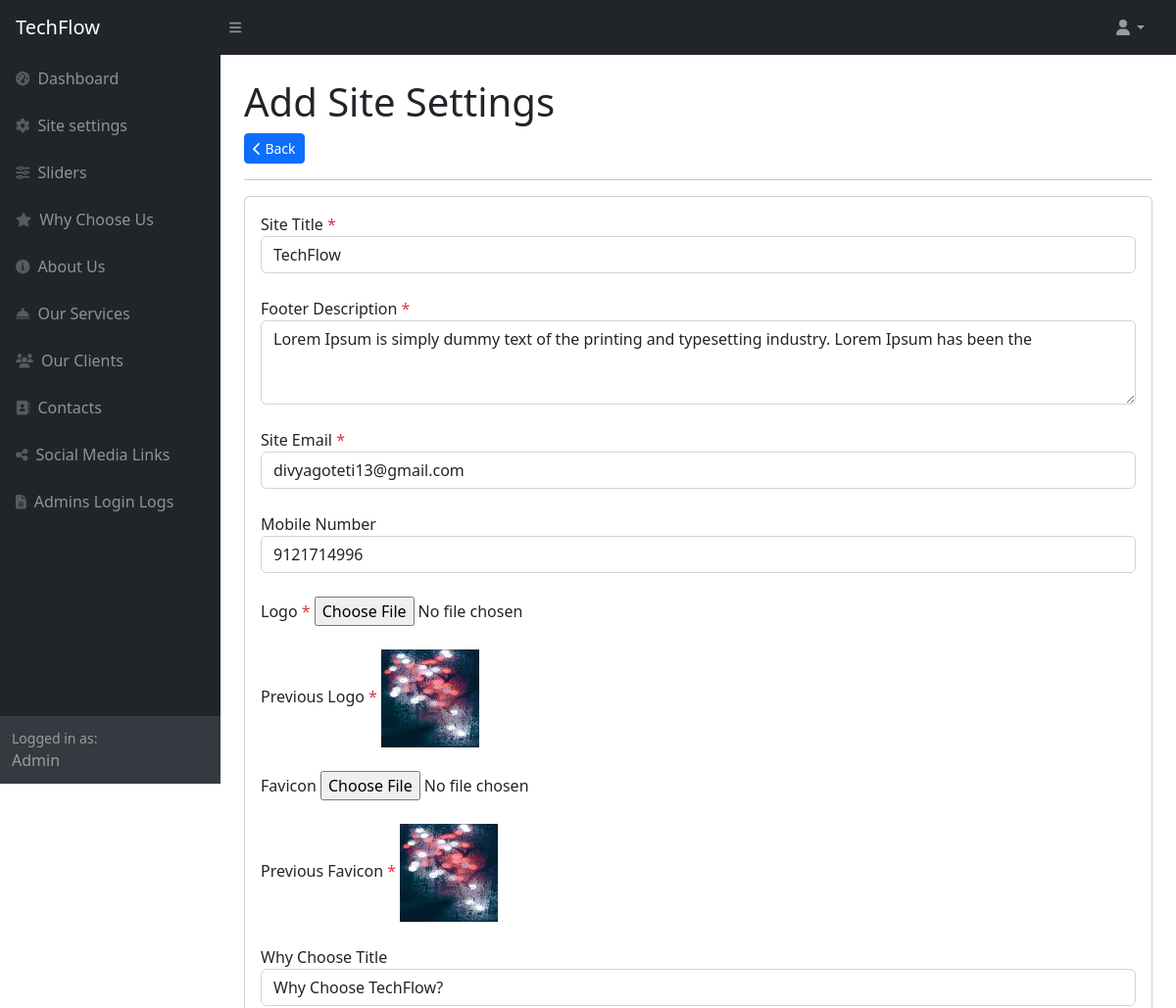
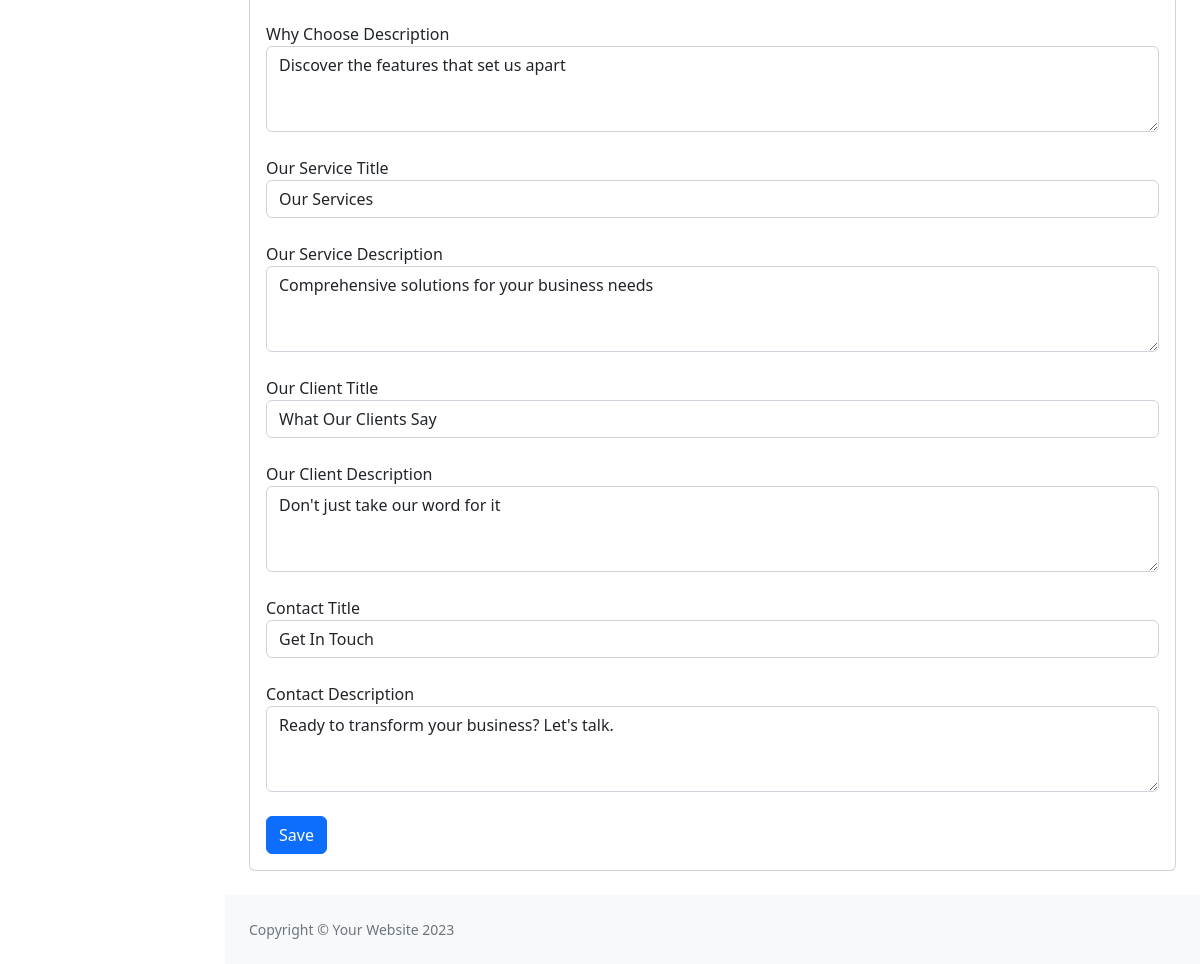
The page /admin/site_settings/add?id=1 on the database its author committed (2 pictures, top to bottom).
### tables this page shows
CREATE TABLE `site_settings` (
  `id` int(11) NOT NULL,
  `site_title` varchar(100) DEFAULT NULL,
  `footer_description` varchar(100) DEFAULT NULL,
  `site_email` varchar(100) DEFAULT NULL,
  `logo` varchar(100) DEFAULT NULL,
  `fav_icon` varchar(100) DEFAULT NULL,
  `phone_number` varchar(100) DEFAULT NULL,
  `why_choose_title` varchar(100) DEFAULT NULL,
  `why_choose_desc` varchar(255) DEFAULT NULL,
  `our_service_title` varchar(100) DEFAULT NULL,
  `our_service_desc` varchar(255) DEFAULT NULL,
  `our_client_title` varchar(100) DEFAULT NULL,
  `our_client_desc` varchar(255) DEFAULT NULL,
  `contact_title` varchar(100) DEFAULT NULL,
  `contact_desc` varchar(255) DEFAULT NULL
);

### application/controllers/admin/Site_settings.php (called while the page is built, shortened)
<?php
class Site_settings extends CI_Controller
{
    public function __construct()
    {
        $this->load->library('form_validation');
        $this->load->model('Admin_model');
        $this->load->helper('form');
    }
    public function add()
    {
        if (!empty($_POST)) {
            $this->form_validation->set_rules('site_title', 'Site Title', 'required|trim');
            $this->form_validation->set_rules('footer_description', 'Footer Description', 'required|trim');
            $this->form_validation->set_rules('site_email', 'Site Email', 'required|trim');
            $this->form_validation->set_rules('phone_number', 'Phone Number', 'required|trim');
            $this->form_validation->set_rules('why_choose_title', 'Why Choose Title', 'required|trim');
            $this->form_validation->set_rules('why_choose_desc', 'Why Choose Description', 'required|trim');
            $this->form_validation->set_rules('our_service_title', 'Our Service Title', 'required|trim');
            $this->form_validation->set_rules('our_service_desc', 'Our Service Description', 'required|trim');
            $this->form_validation->set_rules('our_client_title', 'Our Client Title', 'required|trim');
            $this->form_validation->set_rules('our_client_desc', 'Our Client Description', 'required|trim');
            $this->form_validation->set_rules('contact_title', 'Contact Title', 'required|trim');
            $this->form_validation->set_rules('contact_desc', 'Contact Description', 'required|trim');
            if ($this->form_validation->run() == FALSE) {
                $this->session->set_flashdata("type", "failed");
                $this->session->set_flashdata("msg", "Something went wrong");
                $this->load->view("admin/add_edit_site_settings");
            } else {
                $data = [
                    'site_title' => $this->input->post('site_title'),
                    'footer_description' => $this->input->post('footer_description'),
                    'site_email' => $this->input->post('site_email'),
                    'phone_number' => $this->input->post('phone_number'),
                    'why_choose_title' => $this->input->post('why_choose_title'),
                    'why_choose_desc' => $this->input->post('why_choose_desc'),
                    'our_service_title' => $this->input->post('our_service_title'),
                    'our_service_desc' => $this->input->post('our_service_desc'),
                    'our_client_title' => $this->input->post('our_client_title'),
                    'our_client_desc' => $this->input->post('our_client_desc'),
                    'contact_title' => $this->input->post('contact_title'),
                    'contact_desc' => $this->input->post('contact_desc')
                ];
                $uid = '';
                if ($_POST['uid']) {
                    $uid =  $_POST['uid'];
                    $data_settings = $this->Admin_model->get_data_by_id($uid, 'site_settings');
                }
                if (isset($_FILES['logo']['name']) && !empty($_FILES['logo']['name'])) {
                    $data['logo'] = $this->Admin_model->image_upload('logo');
                } else if (isset($data_settings->logo)) {
                    $data['logo'] = $data_settings->logo;
                }
                if (isset($_FILES['fav_icon']['name']) && !empty($_FILES['fav_icon']['name'])) {
                    $data['fav_icon'] = $this->Admin_model->image_upload('fav_icon');
                } else if ($data_settings->fav_icon) {
                    $data['fav_icon'] = $data_settings->fav_icon;
                }
                $this->Admin_model->add_edit_data($data, 'site_settings', $uid);
                $this->session->set_flashdata("type", "success");
                $this->session->set_flashdata("msg", "Data inserted successfully");
                redirect(base_url('site_settings'));
            }
        } else {
            if (isset($_GET['id'])) {
                $data['settings'] = $this->Admin_model->get_data_by_id($_GET['id'], 'site_settings');
                $this->load->view('admin/add_edit_site_settings', $data);
            } else {
                $this->load->view('admin/add_edit_site_settings');
            }
        }
    }
}

### index.php (called while the page is built, shortened)
<?php
require_once BASEPATH . 'core/CodeIgniter.php';

### application/models/Admin_model.php (called while the page is built, shortened)
<?php
class Admin_model extends CI_Model
{
    public function get_data_by_id($id, $table)
    {
        return $this->db->where('id', $id)->get($table)->row();
    }
}

### application/views/admin/add_edit_site_settings.php (the view, shortened to what this page needs)
<?php
$this->load->view('admin/includes/header');
$this->load->view('admin/includes/sidebar'); ?>
<div id="layoutSidenav_content">
    <main>
        <div class="container-fluid px-4">
            <h1 class="mt-4">Add Site Settings</h1>
            <button class="btn btn-primary btn-sm" onclick="window.history.go(-1)">
                <i class="fa fa-chevron-left" aria-hidden="true"></i> Back
            </button>
            <hr>
            <div class="card mb-4" style="max-width: 1000px; margin: auto;">
                <div class="card-body">
                    <form action="<?= base_url('admin/site_settings/add') ?>" method="POST" enctype="multipart/form-data">
                        <div class="form-group">
                            <label for="siteTitle">Site Title <span class="text-danger">*</span></label>
                            <input type="text" id="site_title" name="site_title" class="form-control" value="<?= ($settings->site_title) ? $settings->site_title : '' ?>" required>
                        </div>
                        <br>
                        <div class="form-group">
                            <label for="footerDesc">Footer Description <span class="text-danger">*</span></label>
                            <textarea id="footer_description" name="footer_description" class="form-control" rows="3" required><?= ($settings->footer_description) ? $settings->footer_description : '' ?></textarea>
                        </div>
                        <br>
                        <div class="form-group">
                            <label for="siteEmail">Site Email <span class="text-danger">*</span></label>
                            <input type="email" id="site_email" name="site_email" class="form-control" value="<?= ($settings->site_email) ? $settings->site_email : '' ?>" required>
                        </div>
                        <br>
                        <div class="form-group">
                            <label for="mobileNumber">Mobile Number</label>
                            <input type="tel" id="phone_number" name="phone_number" minlength="10" maxlength="10" value="<?= ($settings->phone_number) ? $settings->phone_number : '' ?>" class="form-control">
                        </div>
                        <br>
                        <div class="form-group">
                            <label for="logo">Logo <span class="text-danger">*</span></label>
                            <input type="file" id="logo" name="logo" class="form-control-file" required>
                        </div>
                        <br>
                        <?php if (isset($settings->logo)) { ?>
                            <div class="form-group">
                                <label for="logo">Previous Logo <span class="text-danger">*</span></label>
                                <img src="<?= base_url('uploads/') . $settings->logo ?>" width="100px" height="100px">
                            </div>
                            <br>
                        <?php } ?>
                        <div class="form-group">
                            <label for="favicon">Favicon</label>
                            <input type="file" id="fav_icon" name="fav_icon" class="form-control-file">
                        </div>
                        <br>
                        <?php if (isset($settings->fav_icon)) { ?>
                            <div class="form-group">
                                <label for="logo">Previous Favicon <span class="text-danger">*</span></label>
                                <img src="<?= base_url('uploads/') . $settings->fav_icon ?>" width="100px" height="100px">
                            </div>
                            <br>
                        <?php } ?>
                        <div class="form-group">
                            <label for="why_choose_title">Why Choose Title</label>
                            <input type="text" id="why_choose_title" name="why_choose_title" value="<?= ($settings->why_choose_title) ? $settings->why_choose_title : '' ?>" class="form-control">
                        </div>
                        <br>
                        <div class="form-group">
                            <label for="why_choose_desc">Why Choose Description</label>
                            <textarea id="why_choose_desc" name="why_choose_desc" class="form-control" rows="3"><?= ($settings->why_choose_desc) ? $settings->why_choose_desc : '' ?></textarea>
                        </div>
                        <br>
                        <div class="form-group">
                            <label for="our_service_title">Our Service Title</label>
                            <input type="text" id="our_service_title" name="our_service_title" class="form-control" value="<?= ($settings->our_service_title) ? $settings->our_service_title : '' ?>">
                        </div>
                        <br>
                        <div class="form-group">
                            <label for="our_service_desc">Our Service Description</label>
                            <textarea id="our_service_desc" name="our_service_desc" class="form-control" rows="3"><?= ($settings->our_service_desc) ? $settings->our_service_desc : '' ?></textarea>
                        </div>
                        <br>
                        <div class="form-group">
                            <label for="our_client_title">Our Client Title</label>
                            <input type="text" id="our_client_title" name="our_client_title" class="form-control" value="<?= ($settings->our_client_title) ? $settings->our_client_title : '' ?>">
                        </div>
                        <br>
                        <div class="form-group">
                            <label for="our_client_desc">Our Client Description</label>
                            <textarea id="our_client_desc" name="our_client_desc" class="form-control" rows="3"><?= ($settings->our_client_desc) ? $settings->our_client_desc : '' ?></textarea>
                        </div>
                        <br>
                        <div class="form-group">
                            <label for="contact_title">Contact Title</label>
                            <input type="text" id="contact_title" name="contact_title" class="form-control" value="<?= ($settings->contact_title) ? $settings->contact_title : '' ?>">
                        </div>
                        <br>
                        <div class="form-group">
                            <label for="contact_desc">Contact Description</label>
                            <textarea id="contact_desc" name="contact_desc" class="form-control" rows="3"><?= ($settings->contact_desc) ? $settings->contact_desc : '' ?></textarea>
                        </div>
                        <br>
                        <button type="submit" class="btn btn-primary">Save</button>
                    </form>
                </div>
            </div>
        </div>
    </main>

### application/views/admin/includes/header.php (shortened to what this page needs)
<!DOCTYPE html>
<html lang="en">
<head>
    <?php $site_settings = $this->db->where('id', 1)->get('site_settings')->row() ?>
    <link href="https://cdn.jsdelivr.net/npm/simple-datatables@7.1.2/dist/style.min.css" rel="stylesheet" />
    <link href="<?= base_url() ?>assets/admin_assets/css/styles.css" rel="stylesheet" />
</head>
<body class="sb-nav-fixed">
    <nav class="sb-topnav navbar navbar-expand navbar-dark bg-dark">
        <a class="navbar-brand ps-3" href="<?= base_url('admin/login') ?>"><?= $site_settings->site_title ?></a>
        <button class="btn btn-link btn-sm order-1 order-lg-0 me-4 me-lg-0" id="sidebarToggle" href="#!"><i class="fas fa-bars"></i></button>
        <ul class="navbar-nav ms-auto ms-md-0 me-3 me-lg-4">
            <li class="nav-item dropdown">
                <a class="nav-link dropdown-toggle" id="navbarDropdown" href="#" role="button" data-bs-toggle="dropdown" aria-expanded="false"><i class="fas fa-user fa-fw"></i></a>
            </li>
        </ul>
    </nav>
    <div id="layoutSidenav">

### rows shown on the page
site_settings: site_title "TechFlow", footer_description "Lorem Ipsum is simply dummy text of the printing and typesetting industry. Lorem Ipsum has been the", site_email "divyagoteti13@gmail.com", phone_number "9121714996", logo (picture), fav_icon (picture), why_choose_title "Why Choose TechFlow?", why_choose_desc "Discover the features that set us apart", our_service_title "Our Services", our_service_desc "Comprehensive solutions for your business needs", our_client_title "What Our Clients Say", our_client_desc "Don't just take our word for it", contact_title "Get In Touch", contact_desc "Ready to transform your business? Let's talk."
